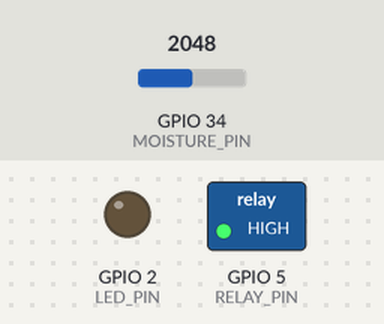
A sketch run on a simulated ESP32. Shown: switched loads named in the sketch (green lamp = pin HIGH), output pins drawn as LEDs (lit = HIGH). Inputs (shaded band) come from the test bench; at power-on: GPIO 34 (MOISTURE_PIN) = 2048. WiFi joins after 1.5 s; servers stay silent unless stated; web services answer with replies made up by the test bench; what the sketch prints to the serial monitor is not drawn.

Above: at 3.2 s.
3.3 s: GPIO 34 (MOISTURE_PIN) set to 1942
At 18.7 s:
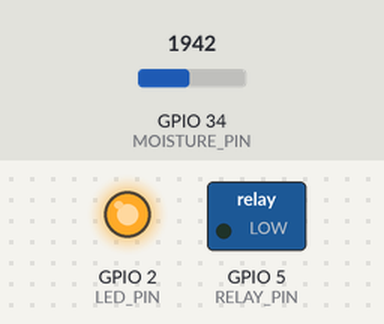
Timing chart, 0 to 20.2 s (numbered marks = the images above; inputs shaded):
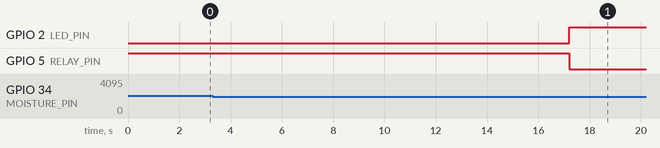

Measured:
- the behaviour switches between 2000 and 1999 on GPIO 34 (MOISTURE_PIN) (found by bisection; images 0 and 1)
- after the input at 3.3 s, GPIO 2 (LED_PIN): LOW → HIGH after 13.9 s; GPIO 5 (RELAY_PIN): HIGH → LOW after 13.9 s

The sketch:

sketch_guardian.ino
```cpp
#include <WiFi.h>
#include <HTTPClient.h>

// WiFi credentials
const char* ssid = "YOUR_WIFI_NAME";
const char* password = "YOUR_WIFI_PASSWORD";

// ThingSpeak
String apiKey = "YOUR_WRITE_API_KEY";
const char* server = "http://api.thingspeak.com/update";

// Pins
#define MOISTURE_PIN 34
#define RELAY_PIN 5
#define LED_PIN 2

// Threshold
int MOISTURE_THRESHOLD = 2000;

void setup() {
  Serial.begin(115200);

  pinMode(RELAY_PIN, OUTPUT);
  pinMode(LED_PIN, OUTPUT);

  digitalWrite(RELAY_PIN, HIGH); // Power ON initially

  // Connect WiFi
  WiFi.begin(ssid, password);

  Serial.print("Connecting to WiFi");

  while (WiFi.status() != WL_CONNECTED) {
    delay(1000);
    Serial.print(".");
  }

  Serial.println("\nConnected to WiFi!");
}

void loop() {

  int moisture = analogRead(MOISTURE_PIN);

  Serial.print("Moisture: ");
  Serial.println(moisture);

  bool wetCondition = (moisture < MOISTURE_THRESHOLD);

  if (wetCondition) {
    digitalWrite(RELAY_PIN, LOW);
    digitalWrite(LED_PIN, HIGH);
    Serial.println("⚠ WET CONDITION - POWER OFF");
  } else {
    digitalWrite(RELAY_PIN, HIGH);
    digitalWrite(LED_PIN, LOW);
    Serial.println("SAFE CONDITION");
  }

  // -------- SEND TO THINGSPEAK --------
  if (WiFi.status() == WL_CONNECTED) {

    HTTPClient http;

    String url = server;
    url += "?api_key=" + apiKey;
    url += "&field1=" + String(moisture);

    http.begin(url);
    int httpCode = http.GET();

    if (httpCode > 0) {
      Serial.println("Data sent to ThingSpeak!");
    } else {
      Serial.println("Error sending data");
    }

    http.end();
  }

  delay(15000); // ThingSpeak limit (15 sec)
}
```
